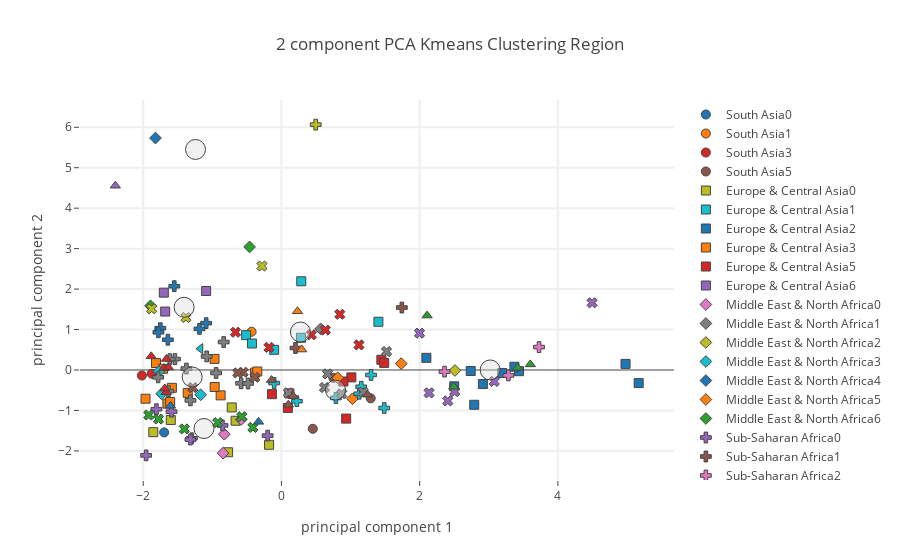

The code cell stored with this chart in its notebook:
### Code cell
plot_plotly(principalDf_socio,"Region",region_centers_socio,"Socioeconomic + Foods")

### Figure 1 — Plotly figure (JSON) as saved in the notebook; plotly's stock layout.template omitted (floating-point values rounded to 4 significant figures)
{"data": [{"marker": {"color": 0, "line": {"width": 1}, "size": 9, "symbol": 0}, "mode": "markers", "name": "South Asia0", "text": ["Afghanistan"], "type": "scatter", "uid": "14b51b09-bf94-42f0-881e-3aa3c6159a11", "x": [-1.697], "y": [-1.543]}, {"marker": {"color": 1, "line": {"width": 1}, "size": 9, "symbol": 0}, "mode": "markers", "name": "South Asia1", "text": ["India"], "type": "scatter", "uid": "cc473219-d16d-4c07-9e1e-bec23802dc09", "x": [-0.4315], "y": [0.9456]}, {"marker": {"color": 2, "line": {"width": 1}, "size": 9, "symbol": 0}, "mode": "markers", "name": "South Asia2", "text": [], "type": "scatter", "uid": "49f59992-62e4-429b-b666-4b9b39ea9b3d", "x": [], "y": []}, {"marker": {"color": 3, "line": {"width": 1}, "size": 9, "symbol": 0}, "mode": "markers", "name": "South Asia3", "text": ["Bangladesh", "Sri Lanka"], "type": "scatter", "uid": "cc9b0ef8-3a16-4dbe-ba45-1cfb330450b0", "x": [-2.018, -1.877], "y": [-0.1371, -0.09294]}, {"marker": {"color": 4, "line": {"width": 1}, "size": 9, "symbol": 0}, "mode": "markers", "name": "South Asia4", "text": [], "type": "scatter", "uid": "2db71371-219d-4d03-a5cf-b7da5c590048", "x": [], "y": []}, {"marker": {"color": 5, "line": {"width": 1}, "size": 9, "symbol": 0}, "mode": "markers", "name": "South Asia5", "text": ["Maldives", "Nepal", "Pakistan"], "type": "scatter", "uid": "73a5a05b-9d28-4f34-a275-c45fe6ca0513", "x": [1.292, 0.7516, 0.4538], "y": [-0.7003, -0.1935, -1.454]}, {"marker": {"color": 6, "line": {"width": 1}, "size": 9, "symbol": 0}, "mode": "markers", "name": "South Asia6", "text": [], "type": "scatter", "uid": "ab7f461e-105f-499b-9748-7519f0bd0a19", "x": [], "y": []}, {"marker": {"color": 7, "line": {"width": 1}, "size": 9, "symbol": 0}, "mode": "markers", "name": "South Asia7", "text": [], "type": "scatter", "uid": "e2d6de2b-b9b6-494b-b7e5-aaf856abd213", "x": [], "y": []}, {"marker": {"color": 0, "line": {"width": 1}, "size": 9, "symbol": 1}, "mode": "markers", "name": "Europe & Central Asia0", "text": ["Azerbaijan", "Bulgaria", "Luxembourg", "Netherlands", "Sweden", "Ukraine"], "type": "scatter", "uid": "c03a710d-babb-4b02-b908-63b067588ba8", "x": [-0.7716, -1.854, -0.6634, -0.7191, -0.1789, -1.601], "y": [-2.033, -1.537, -1.255, -0.9256, -1.849, -1.236]}, {"marker": {"color": 1, "line": {"width": 1}, "size": 9, "symbol": 1}, "mode": "markers", "name": "Europe & Central Asia1", "text": ["Cyprus", "Czechia", "Kazakhstan", "Norway", "Poland", "Portugal"], "type": "scatter", "uid": "fca616e8-30ed-41e3-9349-89316cbc583f", "x": [-0.5108, -0.1052, -0.4267, 1.403, 0.2824, 0.2869], "y": [0.861, 0.4987, 0.6543, 1.192, 0.797, 2.193]}, {"marker": {"color": 2, "line": {"width": 1}, "size": 9, "symbol": 1}, "mode": "markers", "name": "Europe & Central Asia2", "text": ["Austria", "Belgium", "Croatia", "Hungary", "Italy", "Kyrgyzstan", "Lithuania", "Montenegro", "Slovakia", "Slovenia"], "type": "scatter", "uid": "851026fa-4877-4fd6-9d39-c32195209b5e", "x": [2.499, 5.169, 2.739, 2.915, 2.789, 4.979, 3.438, 2.097, 3.371, 3.196], "y": [-0.4041, -0.3243, -0.0258, -0.3477, -0.8598, 0.1507, -0.02945, 0.3004, 0.07984, -0.07609]}, {"marker": {"color": 3, "line": {"width": 1}, "size": 9, "symbol": 1}, "mode": "markers", "name": "Europe & Central Asia3", "text": ["Bosnia and Herzegovina", "Denmark", "Estonia", "Georgia", "Germany", "Greece", "Ireland", "Latvia", "Romania", "Serbia", "Spain", "United Kingdom"], "type": "scatter", "uid": "70b6d3a0-3241-468c-b925-7b96cfbb50f9", "x": [-0.8796, -0.9683, -1.65, -1.815, -0.3831, -0.9662, -1.356, -1.967, -1.585, -0.3493, -1.713, -1.61], "y": [-0.6274, 0.2742, -0.8311, 0.1723, -0.06744, -0.42, -0.5668, -0.7106, -0.4406, -0.03713, 0.02994, -0.7892]}, {"marker": {"color": 4, "line": {"width": 1}, "size": 9, "symbol": 1}, "mode": "markers", "name": "Europe & Central Asia4", "text": [], "type": "scatter", "uid": "e0614f8c-83e7-46b7-834b-78d2d5b32392", "x": [], "y": []}, {"marker": {"color": 5, "line": {"width": 1}, "size": 9, "symbol": 1}, "mode": "markers", "name": "Europe & Central Asia5", "text": ["Albania", "Armenia", "Belarus", "France", "Iceland", "Russian Federation", "Tajikistan", "Turkmenistan"], "type": "scatter", "uid": "86721077-50e0-4811-b9b1-81ff2c3918ba", "x": [0.9365, 0.09279, 1.012, 1.446, 1.487, -0.1376, 0.1144, 0.8962], "y": [-1.202, -0.9383, -0.1822, 0.2527, 0.1751, -0.5981, -0.5779, -0.2852]}, {"marker": {"color": 6, "line": {"width": 1}, "size": 9, "symbol": 1}, "mode": "markers", "name": "Europe & Central Asia6", "text": ["Finland", "Switzerland", "Turkey"], "type": "scatter", "uid": "91ba825e-e78e-4617-9673-4f66d7c2a0fd", "x": [-1.702, -1.682, -1.09], "y": [1.912, 1.444, 1.953]}, {"marker": {"color": 7, "line": {"width": 1}, "size": 9, "symbol": 1}, "mode": "markers", "name": "Europe & Central Asia7", "text": [], "type": "scatter", "uid": "a5ed3fb5-7af1-4590-8aa2-cd15eadf9cae", "x": [], "y": []}, {"marker": {"color": 0, "line": {"width": 1}, "size": 9, "symbol": 2}, "mode": "markers", "name": "Middle East & North Africa0", "text": ["Algeria", "Iran (Islamic Republic of)", "Tunisia"], "type": "scatter", "uid": "8f76734d-6f46-4941-ac04-639b4d1ed0bb", "x": [-0.8441, -0.5828, -0.8269], "y": [-2.056, -1.224, -1.588]}, {"marker": {"color": 1, "line": {"width": 1}, "size": 9, "symbol": 2}, "mode": "markers", "name": "Middle East & North Africa1", "text": ["Oman"], "type": "scatter", "uid": "d682b8a9-b555-40cb-8df7-370ff4dd0c4c", "x": [0.567], "y": [1.015]}, {"marker": {"color": 2, "line": {"width": 1}, "size": 9, "symbol": 2}, "mode": "markers", "name": "Middle East & North Africa2", "text": ["Egypt"], "type": "scatter", "uid": "7168265a-4d3f-49ad-8d2c-363b9fa9a717", "x": [2.51], "y": [-0.01235]}, {"marker": {"color": 3, "line": {"width": 1}, "size": 9, "symbol": 2}, "mode": "markers", "name": "Middle East & North Africa3", "text": ["Malta", "Morocco", "United Arab Emirates"], "type": "scatter", "uid": "3aaa31f2-c8a0-4331-9634-fe2c861a6522", "x": [-1.772, -1.169, -1.733], "y": [-0.03611, -0.6127, -0.5874]}, {"marker": {"color": 4, "line": {"width": 1}, "size": 9, "symbol": 2}, "mode": "markers", "name": "Middle East & North Africa4", "text": ["Israel"], "type": "scatter", "uid": "68e16639-493a-419d-8d71-f6d1743cd8b0", "x": [-1.822], "y": [5.733]}, {"marker": {"color": 5, "line": {"width": 1}, "size": 9, "symbol": 2}, "mode": "markers", "name": "Middle East & North Africa5", "text": ["Iraq", "Jordan", "Kuwait"], "type": "scatter", "uid": "436bd680-10f4-41fe-a91c-7026bfd56dd1", "x": [1.028, 0.8152, 1.734], "y": [-0.7117, -0.1941, 0.1574]}, {"marker": {"color": 6, "line": {"width": 1}, "size": 9, "symbol": 2}, "mode": "markers", "name": "Middle East & North Africa6", "text": ["Lebanon", "Saudi Arabia"], "type": "scatter", "uid": "2c12034e-954a-43df-80ad-2061508b87db", "x": [-0.4608, -1.894], "y": [3.043, 1.586]}, {"marker": {"color": 7, "line": {"width": 1}, "size": 9, "symbol": 2}, "mode": "markers", "name": "Middle East & North Africa7", "text": [], "type": "scatter", "uid": "d298d1ba-d8ea-4354-a32a-e38d8bc40a17", "x": [], "y": []}, {"marker": {"color": 0, "line": {"width": 1}, "size": 9, "symbol": 3}, "mode": "markers", "name": "Sub-Saharan Africa0", "text": ["Central African Republic", "Ethiopia", "Kenya", "Liberia", "Mali", "Mozambique", "Eswatini"], "type": "scatter", "uid": "0a7b3af8-c47f-43f6-a43c-4b8df96cd782", "x": [-1.809, -0.8532, -1.958, -1.297, -1.317, -1.59, -0.1997], "y": [-0.97, -1.37, -2.111, -1.688, -1.719, -1.03, -1.623]}, {"marker": {"color": 1, "line": {"width": 1}, "size": 9, "symbol": 3}, "mode": "markers", "name": "Sub-Saharan Africa1", "text": ["Sao Tome and Principe", "Sudan"], "type": "scatter", "uid": "2e3685ab-4d8c-4a04-ba42-d593210482fe", "x": [1.742, 0.2032], "y": [1.544, 0.5441]}, {"marker": {"color": 2, "line": {"width": 1}, "size": 9, "symbol": 3}, "mode": "markers", "name": "Sub-Saharan Africa2", "text": ["Cameroon", "Namibia", "Togo"], "type": "scatter", "uid": "dc97f9e1-a6d1-48fd-bcd4-ec54cd9d9168", "x": [2.36, 3.727, 3.284], "y": [-0.0409, 0.5664, -0.1346]}, {"marker": {"color": 3, "line": {"width": 1}, "size": 9, "symbol": 3}, "mode": "markers", "name": "Sub-Saharan Africa3", "text": ["Angola", "Benin", "Burkina Faso", "Cabo Verde", "Congo (note no data in Food suppley tables for DRC)", "Gabon", "Gambia", "Guinea", "Mauritania", "Mauritius", "Sierra Leone"], "type": "scatter", "uid": "9453c233-5515-4ea9-b9d7-d7c820418c55", "x": [-1.082, -1.541, -0.5825, -1.616, -0.4839, -1.375, -1.784, -1.634, -0.8358, -0.9454, -1.317], "y": [0.3348, 0.2693, -0.3287, 0.268, -0.3338, 0.03483, -0.1804, -0.5239, 0.691, -0.07411, -0.7509]}, {"marker": {"color": 4, "line": {"width": 1}, "size": 9, "symbol": 3}, "mode": "markers", "name": "Sub-Saharan Africa4", "text": ["Lesotho"], "type": "scatter", "uid": "85aeffa0-ea8b-460f-819a-50276ae8b3fc", "x": [0.4958], "y": [6.065]}, {"marker": {"color": 5, "line": {"width": 1}, "size": 9, "symbol": 3}, "mode": "markers", "name": "Sub-Saharan Africa5", "text": ["Botswana", "Chad", "CÃƒÂ´te d'Ivoire", "Madagascar", "Malawi", "Nigeria", "Senegal"], "type": "scatter", "uid": "9963c9d6-a4d2-4361-a61d-7f4e3e3c32a3", "x": [1.297, 1.126, 1.155, -0.1048, 0.2231, 0.7881, 1.487], "y": [-0.123, -0.5868, -0.4149, -0.3221, -0.7706, -0.6921, -0.94]}, {"marker": {"color": 6, "line": {"width": 1}, "size": 9, "symbol": 3}, "mode": "markers", "name": "Sub-Saharan Africa6", "text": ["Ghana", "Guinea-Bissau", "Niger", "Rwanda", "South Africa", "Uganda"], "type": "scatter", "uid": "df194187-7d02-496c-bfc7-f431699bac27", "x": [-1.753, -1.78, -1.55, -1.643, -1.089, -1.186], "y": [1.034, 0.9317, 2.071, 0.7478, 1.158, 1.016]}, {"marker": {"color": 7, "line": {"width": 1}, "size": 9, "symbol": 3}, "mode": "markers", "name": "Sub-Saharan Africa7", "text": [], "type": "scatter", "uid": "e4f4f07b-76c7-42d4-9410-ad1b6ab0309b", "x": [], "y": []}, {"marker": {"color": 0, "line": {"width": 1}, "size": 9, "symbol": 4}, "mode": "markers", "name": "Latin America & Caribbean0", "text": ["Bolivia (Plurinational State of)", "Dominica", "Guyana", "Haiti", "Jamaica", "Mexico"], "type": "scatter", "uid": "a296669a-5de6-449f-ae11-0c79dd388678", "x": [-0.5742, -1.92, -0.9224, -1.405, -0.4132, -1.779], "y": [-1.155, -1.113, -1.301, -1.457, -1.42, -1.212]}, {"marker": {"color": 1, "line": {"width": 1}, "size": 9, "symbol": 4}, "mode": "markers", "name": "Latin America & Caribbean1", "text": ["Antigua and Barbuda", "Barbados", "Costa Rica", "Dominican Republic", "El Salvador", "Peru"], "type": "scatter", "uid": "dcc248f6-5fda-4f82-9948-facc9b86e43d", "x": [0.8448, 0.6348, 1.121, -0.6646, -0.1806, 0.4334], "y": [1.378, 0.9877, 0.6197, 0.9326, 0.5589, 0.8713]}, {"marker": {"color": 2, "line": {"width": 1}, "size": 9, "symbol": 4}, "mode": "markers", "name": "Latin America & Caribbean2", "text": ["Argentina", "Bahamas", "Ecuador", "Guatemala", "Honduras", "Trinidad and Tobago"], "type": "scatter", "uid": "17d48a8e-d5b6-4ede-8b3b-51cf454b4b42", "x": [2.136, 1.998, 3.08, 4.495, 2.506, 2.407], "y": [-0.5656, 0.9095, -0.2819, 1.66, -0.5334, -0.7645]}, {"marker": {"color": 3, "line": {"width": 1}, "size": 9, "symbol": 4}, "mode": "markers", "name": "Latin America & Caribbean3", "text": ["Belize", "Chile", "Nicaragua", "Suriname"], "type": "scatter", "uid": "acabfb82-7244-4ade-92cf-03ed1ec1bc2a", "x": [-0.5541, -0.3854, -0.6306, -1.283], "y": [-0.05601, -0.1792, -0.07271, -0.4353]}, {"marker": {"color": 4, "line": {"width": 1}, "size": 9, "symbol": 4}, "mode": "markers", "name": "Latin America & Caribbean4", "text": [], "type": "scatter", "uid": "4d4e25d9-8aa9-45b5-9608-5f90d3f6f3fa", "x": [], "y": []}, {"marker": {"color": 5, "line": {"width": 1}, "size": 9, "symbol": 4}, "mode": "markers", "name": "Latin America & Caribbean5", "text": ["Brazil", "Colombia", "Grenada", "Panama", "Saint Kitts and Nevis", "Saint Lucia"], "type": "scatter", "uid": "6e0132ad-6b51-4667-9c57-948b7b8520f4", "x": [1.52, 0.6674, 0.6233, 0.8732, 0.0993, 1.182], "y": [0.4556, -0.09693, -0.4345, -0.5896, -0.5645, -0.5447]}, {"marker": {"color": 6, "line": {"width": 1}, "size": 9, "symbol": 4}, "mode": "markers", "name": "Latin America & Caribbean6", "text": ["Cuba", "Paraguay", "Saint Vincent and the Grenadines"], "type": "scatter", "uid": "c3dc5965-4c9c-44bc-a3ad-d78f521e28ec", "x": [-0.2816, -1.878, -1.382], "y": [2.571, 1.513, 1.297]}, {"marker": {"color": 7, "line": {"width": 1}, "size": 9, "symbol": 4}, "mode": "markers", "name": "Latin America & Caribbean7", "text": [], "type": "scatter", "uid": "3d0cf35e-51e2-4ca4-aa4a-5b1845b79bab", "x": [], "y": []}, {"marker": {"color": 0, "line": {"width": 1}, "size": 9, "symbol": 5}, "mode": "markers", "name": "East Asia & Pacific0", "text": ["Samoa", "Solomon Islands"], "type": "scatter", "uid": "0781fe8c-50f1-482a-a4da-ddb77795f096", "x": [-0.3317, -1.605], "y": [-1.282, -0.8857]}, {"marker": {"color": 1, "line": {"width": 1}, "size": 9, "symbol": 5}, "mode": "markers", "name": "East Asia & Pacific1", "text": ["China, mainland", "Philippines"], "type": "scatter", "uid": "15bf8f6d-b248-42b6-a001-b57c703ba8a9", "x": [0.2934, 0.2324], "y": [0.5053, 1.451]}, {"marker": {"color": 2, "line": {"width": 1}, "size": 9, "symbol": 5}, "mode": "markers", "name": "East Asia & Pacific2", "text": ["Australia", "Fiji", "Indonesia", "Mongolia"], "type": "scatter", "uid": "0568beb6-97ca-4e2a-b3ca-f1c72d7bb007", "x": [3.601, 2.494, 2.107, 3.419], "y": [0.1377, -0.4146, 1.345, 0.0571]}, {"marker": {"color": 3, "line": {"width": 1}, "size": 9, "symbol": 5}, "mode": "markers", "name": "East Asia & Pacific3", "text": ["Cambodia", "Japan", "Kiribati", "Lao People's Democratic Republic", "Myanmar", "Timor-Leste"], "type": "scatter", "uid": "f9fe7488-d4d3-4a10-9af7-10ce32a4686f", "x": [-1.663, -1.667, -1.7, -1.688, -1.884, -1.635], "y": [0.2718, -0.5517, 0.04394, -0.4558, 0.3372, 0.06345]}, {"marker": {"color": 4, "line": {"width": 1}, "size": 9, "symbol": 5}, "mode": "markers", "name": "East Asia & Pacific4", "text": ["Republic of Korea"], "type": "scatter", "uid": "d1be2ffa-e1fd-4bb4-a1f2-f8508c2221b4", "x": [-2.404], "y": [4.556]}, {"marker": {"color": 5, "line": {"width": 1}, "size": 9, "symbol": 5}, "mode": "markers", "name": "East Asia & Pacific5", "text": ["Brunei Darussalam", "Malaysia", "New Zealand", "Thailand"], "type": "scatter", "uid": "3d407cb3-5645-400f-97b9-3b5ba2e3193a", "x": [0.1, 0.1701, -0.1425, 1.246], "y": [-0.8579, -0.6468, -0.2492, -0.6096]}, {"marker": {"color": 6, "line": {"width": 1}, "size": 9, "symbol": 5}, "mode": "markers", "name": "East Asia & Pacific6", "text": [], "type": "scatter", "uid": "98ba302f-7ce1-47cb-b134-6279251ad959", "x": [], "y": []}, {"marker": {"color": 7, "line": {"width": 1}, "size": 9, "symbol": 5}, "mode": "markers", "name": "East Asia & Pacific7", "text": [], "type": "scatter", "uid": "47a1249d-71d6-46cd-a57b-957c9b99ca3a", "x": [], "y": []}, {"marker": {"color": 0, "line": {"width": 1}, "size": 9, "symbol": 6}, "mode": "markers", "name": "nan0", "text": [], "type": "scatter", "uid": "ce169886-0686-4c72-a3c1-1a5402967a64", "x": [], "y": []}, {"marker": {"color": 1, "line": {"width": 1}, "size": 9, "symbol": 6}, "mode": "markers", "name": "nan1", "text": [], "type": "scatter", "uid": "19a0d232-3f29-4dff-8d5e-89a276ef0721", "x": [], "y": []}, {"marker": {"color": 2, "line": {"width": 1}, "size": 9, "symbol": 6}, "mode": "markers", "name": "nan2", "text": [], "type": "scatter", "uid": "0fa60678-7dea-47a3-898b-a35512aa5e6b", "x": [], "y": []}, {"marker": {"color": 3, "line": {"width": 1}, "size": 9, "symbol": 6}, "mode": "markers", "name": "nan3", "text": [], "type": "scatter", "uid": "7dcc5096-7238-4bb9-b28f-2c0898cde15e", "x": [], "y": []}, {"marker": {"color": 4, "line": {"width": 1}, "size": 9, "symbol": 6}, "mode": "markers", "name": "nan4", "text": [], "type": "scatter", "uid": "307ad3fa-f3c8-4485-b96e-db2579752f0d", "x": [], "y": []}, {"marker": {"color": 5, "line": {"width": 1}, "size": 9, "symbol": 6}, "mode": "markers", "name": "nan5", "text": [], "type": "scatter", "uid": "f22ca81e-2e61-48d8-99c2-99a151e29870", "x": [], "y": []}, {"marker": {"color": 6, "line": {"width": 1}, "size": 9, "symbol": 6}, "mode": "markers", "name": "nan6", "text": [], "type": "scatter", "uid": "c290d857-ff93-4272-b1c7-e2ce16a1ba8a", "x": [], "y": []}, {"marker": {"color": 7, "line": {"width": 1}, "size": 9, "symbol": 6}, "mode": "markers", "name": "nan7", "text": [], "type": "scatter", "uid": "7714c70e-72c4-4de4-8c94-6ac35dd4ca53", "x": [], "y": []}, {"marker": {"color": 0, "line": {"width": 1}, "size": 9, "symbol": 7}, "mode": "markers", "name": "North America0", "text": [], "type": "scatter", "uid": "069420f8-e8ef-4954-bd70-c8bd4fd35b92", "x": [], "y": []}, {"marker": {"color": 1, "line": {"width": 1}, "size": 9, "symbol": 7}, "mode": "markers", "name": "North America1", "text": [], "type": "scatter", "uid": "6f001025-c776-4576-887b-904c34ad6d88", "x": [], "y": []}, {"marker": {"color": 2, "line": {"width": 1}, "size": 9, "symbol": 7}, "mode": "markers", "name": "North America2", "text": [], "type": "scatter", "uid": "005fbfdc-1986-48ae-9a31-fe4989e2e126", "x": [], "y": []}, {"marker": {"color": 3, "line": {"width": 1}, "size": 9, "symbol": 7}, "mode": "markers", "name": "North America3", "text": ["Canada"], "type": "scatter", "uid": "cc9cde13-7cf1-4c46-a138-e567c5b4caf5", "x": [-1.171], "y": [0.5252]}, {"marker": {"color": 4, "line": {"width": 1}, "size": 9, "symbol": 7}, "mode": "markers", "name": "North America4", "text": [], "type": "scatter", "uid": "44b84783-dfc0-4f81-8d6a-3253fd8a2286", "x": [], "y": []}, {"marker": {"color": 5, "line": {"width": 1}, "size": 9, "symbol": 7}, "mode": "markers", "name": "North America5", "text": [], "type": "scatter", "uid": "9f1fb906-5337-4e17-90e7-1a1d27bc0bd5", "x": [], "y": []}, {"marker": {"color": 6, "line": {"width": 1}, "size": 9, "symbol": 7}, "mode": "markers", "name": "North America6", "text": [], "type": "scatter", "uid": "35311d70-96d2-4301-9284-2564b71c5001", "x": [], "y": []}, {"marker": {"color": 7, "line": {"width": 1}, "size": 9, "symbol": 7}, "mode": "markers", "name": "North America7", "text": [], "type": "scatter", "uid": "bd9cd1c8-b12a-4f42-a774-17fb4344a5a0", "x": [], "y": []}, {"marker": {"color": "rgba(220, 220, 220, .4)", "line": {"width": 1}, "size": 20}, "mode": "markers", "name": "Center", "type": "scatter", "uid": "dbc883ab-fd0e-4997-ae78-95c69d338f34", "x": [-1.121, 0.275, 3.02, -1.292, -1.243, 0.782, -1.408], "y": [-1.447, 0.9389, 0.0009539, -0.1728, 5.452, -0.4958, 1.55]}], "layout": {"hovermode": "closest", "showlegend": true, "title": {"text": "2 component PCA Kmeans Clustering Region"}, "xaxis": {"gridwidth": 2, "ticklen": 5, "title": {"text": "principal component 1"}, "zeroline": false}, "yaxis": {"gridwidth": 2, "ticklen": 5, "title": {"text": "principal component 2"}}}}
